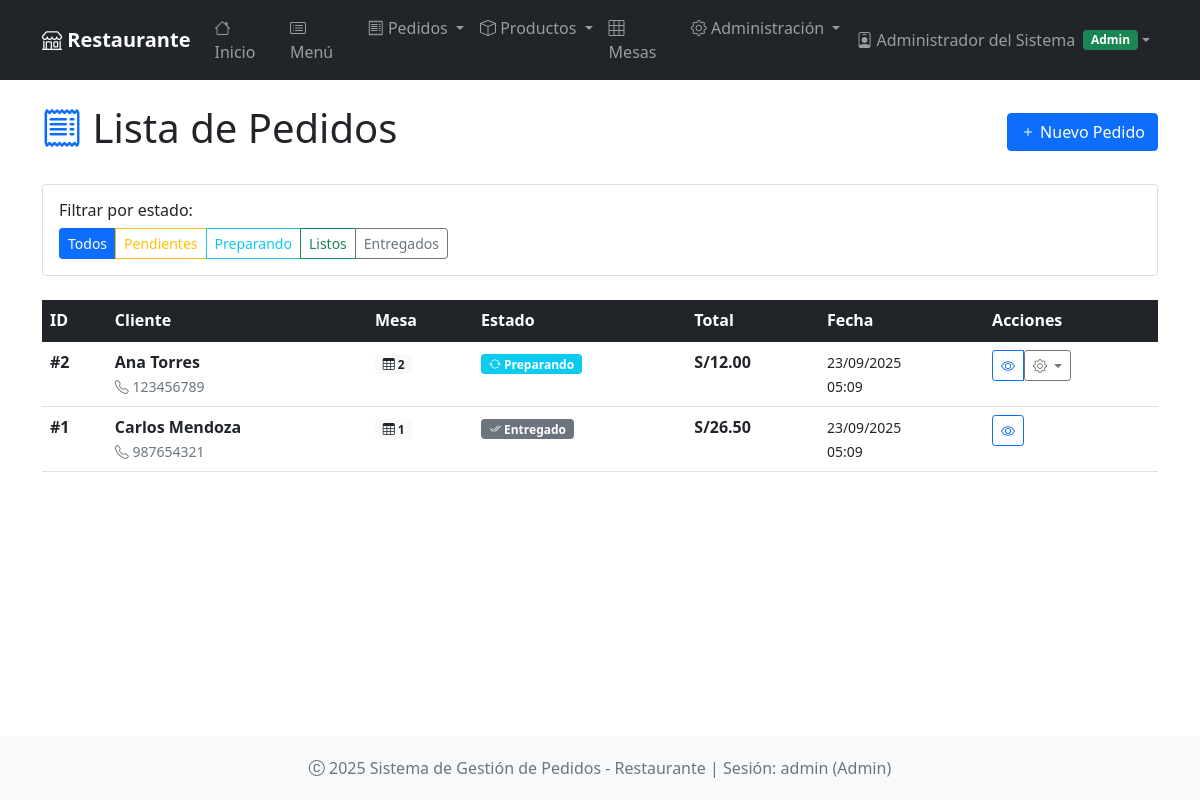
The page /pedidos/ (signed in) on the database as committed earlier.
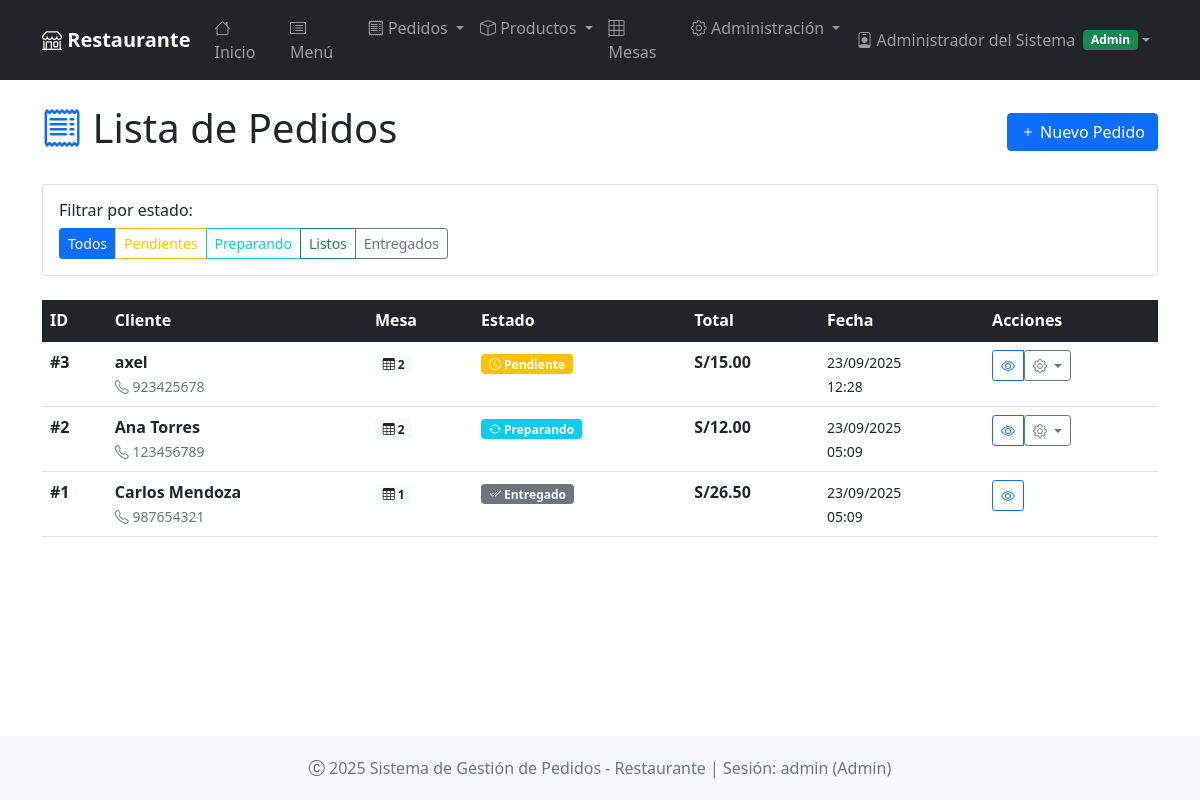
The same page on the database as committed later.
### app.py (models this page shows, shortened)
class Usuario(UserMixin, db.Model):
    __tablename__ = 'usuarios'
    id = db.Column(db.Integer, primary_key=True)
    username = db.Column(db.String(80), unique=True, nullable=False)
    email = db.Column(db.String(120), unique=True, nullable=False)
    password_hash = db.Column(db.String(120), nullable=False)
    nombre_completo = db.Column(db.String(100), nullable=False)
    rol = db.Column(db.String(20), nullable=False, default='mesero')  # admin, mesero, cocinero
    activo = db.Column(db.Boolean, default=True)
    fecha_creacion = db.Column(db.DateTime, default=lambda: datetime.now(timezone.utc))
    ultimo_acceso = db.Column(db.DateTime)

class Pedido(db.Model):
    __tablename__ = 'pedidos'
    id = db.Column(db.Integer, primary_key=True)
    cliente_nombre = db.Column(db.String(100), nullable=False)
    cliente_telefono = db.Column(db.String(20))
    mesa_id = db.Column(db.Integer, db.ForeignKey('mesas.id'))  # Relación con Mesa
    mesa_numero = db.Column(db.String(10))  # Mantener compatibilidad
    estado = db.Column(db.String(20), default='pendiente')
    total = db.Column(db.Float, default=0.0)
    fecha = db.Column(db.DateTime, default=lambda: datetime.now(timezone.utc))
    observaciones = db.Column(db.Text)
    usuario_id = db.Column(db.Integer, db.ForeignKey('usuarios.id'))  # Quien tomó el pedido
    cocinero_id = db.Column(db.Integer, db.ForeignKey('usuarios.id'))  # Quien lo preparó
    detalles = db.relationship('DetallePedido', backref='pedido', lazy=True, cascade='all, delete-orphan')
    usuario = db.relationship('Usuario', foreign_keys=[usuario_id], backref='pedidos_tomados')
    cocinero = db.relationship('Usuario', foreign_keys=[cocinero_id], backref='pedidos_preparados')
    @property
    def mesa(self):
        return self.mesa_numero or (self.mesa_info.numero if self.mesa_info else None)

### app.py (the view)
@app.route('/pedidos/')
@login_required
def lista_pedidos():
    page = request.args.get('page', 1, type=int)
    estado = request.args.get('estado', 'todos')
    if estado == 'todos':
        pedidos = Pedido.query.order_by(Pedido.fecha.desc()).paginate(
            page=page, per_page=10, error_out=False)
    else:
        pedidos = Pedido.query.filter_by(estado=estado).order_by(
            Pedido.fecha.desc()).paginate(page=page, per_page=10, error_out=False)
    return render_template('pedidos/lista.html', pedidos=pedidos, estado_filtro=estado)

### app.py (called while the page is built)
@login_manager.user_loader
def load_user(user_id):
    return db.session.get(Usuario, int(user_id))

### app/templates/pedidos/lista.html (shortened to what this page needs)
{% extends "base.html" %}
{% block content %}
<div class="row">
    <div class="col-12">
        <div class="d-flex justify-content-between align-items-center mb-4">
            <h1 class="display-6">
                <i class="bi bi-receipt text-primary"></i> Lista de Pedidos
            </h1>
            <a href="{{ url_for('nuevo_pedido') }}" class="btn btn-primary">
                <i class="bi bi-plus"></i> Nuevo Pedido
            </a>
        </div>
    </div>
</div>
<div class="row mb-4">
    <div class="col-12">
        <div class="card">
            <div class="card-body">
                <h6 class="card-title">Filtrar por estado:</h6>
                <div class="btn-group" role="group">
                    <a href="{{ url_for('lista_pedidos') }}"
                       class="btn btn-sm {{ 'btn-primary' if estado_filtro == 'todos' else 'btn-outline-primary' }}">
                        Todos
                    </a>
                    <a href="{{ url_for('lista_pedidos', estado='pendiente') }}"
                       class="btn btn-sm {{ 'btn-warning' if estado_filtro == 'pendiente' else 'btn-outline-warning' }}">
                        Pendientes
                    </a>
                    <a href="{{ url_for('lista_pedidos', estado='preparando') }}"
                       class="btn btn-sm {{ 'btn-info' if estado_filtro == 'preparando' else 'btn-outline-info' }}">
                        Preparando
                    </a>
                    <a href="{{ url_for('lista_pedidos', estado='listo') }}"
                       class="btn btn-sm {{ 'btn-success' if estado_filtro == 'listo' else 'btn-outline-success' }}">
                        Listos
                    </a>
                    <a href="{{ url_for('lista_pedidos', estado='entregado') }}"
                       class="btn btn-sm {{ 'btn-secondary' if estado_filtro == 'entregado' else 'btn-outline-secondary' }}">
                        Entregados
                    </a>
                </div>
            </div>
        </div>
    </div>
</div>
{% if pedidos.items %}
<div class="row">
    <div class="col-12">
        <div class="table-responsive">
            <table class="table table-hover">
                <thead class="table-dark">
                    <tr>
                        <th>ID</th>
                        <th>Cliente</th>
                        <th>Mesa</th>
                        <th>Estado</th>
                        <th>Total</th>
                        <th>Fecha</th>
                        <th>Acciones</th>
                    </tr>
                </thead>
                <tbody>
                    {% for pedido in pedidos.items %}
                    <tr>
                        <td><strong>#{{ pedido.id }}</strong></td>
                        <td>
                            <div>
                                <strong>{{ pedido.cliente_nombre }}</strong>
                                {% if pedido.cliente_telefono %}
                                    <br><small class="text-muted">
                                        <i class="bi bi-telephone"></i> {{ pedido.cliente_telefono }}
                                    </small>
                                {% endif %}
                            </div>
                        </td>
                        <td>
                            {% if pedido.mesa %}
                                <span class="badge bg-light text-dark">
                                    <i class="bi bi-table"></i> {{ pedido.mesa }}
                                </span>
                            {% else %}
                                <span class="text-muted">-</span>
                            {% endif %}
                        </td>
                        <td>
                            {% if pedido.estado == 'pendiente' %}
                                <span class="badge bg-warning">
                                    <i class="bi bi-clock"></i> Pendiente
                                </span>
                            {% elif pedido.estado == 'preparando' %}
                                <span class="badge bg-info">
                                    <i class="bi bi-arrow-repeat"></i> Preparando
                                </span>
                            {% elif pedido.estado == 'listo' %}
                                <span class="badge bg-success">
                                    <i class="bi bi-check-circle"></i> Listo
                                </span>
                            {% elif pedido.estado == 'entregado' %}
                                <span class="badge bg-secondary">
                                    <i class="bi bi-check2-all"></i> Entregado
                                </span>
                            {% else %}
                                <span class="badge bg-danger">
                                    <i class="bi bi-x-circle"></i> Cancelado
                                </span>
                            {% endif %}
                        </td>
                        <td><strong>S/{{ "{:,.2f}".format(pedido.total) }}</strong></td>
                        <td>
                            <small>
                                {{ pedido.fecha.strftime('%d/%m/%Y') }}<br>
                                {{ pedido.fecha.strftime('%H:%M') }}
                            </small>
                        </td>
                        <td>
                            <div class="btn-group" role="group">
                                <a href="{{ url_for('ver_pedido', id=pedido.id) }}"
                                   class="btn btn-sm btn-outline-primary" title="Ver detalles">
                                    <i class="bi bi-eye"></i>
                                </a>
                                {% if pedido.estado not in ['entregado', 'cancelado'] %}
                                <div class="dropdown">
                                    <button class="btn btn-sm btn-outline-secondary dropdown-toggle"
                                            type="button" data-bs-toggle="dropdown" title="Cambiar estado">
                                        <i class="bi bi-gear"></i>
                                    </button>
                                </div>
                                {% endif %}
                            </div>
                        </td>
                    </tr>
                    {% endfor %}
                </tbody>
            </table>
        </div>
    </div>
</div>
{% endif %}
{% endblock %}

### app/templates/base.html (shortened to what this page needs)
<!DOCTYPE html>
<html lang="es">
<head>
    <link href="https://cdn.jsdelivr.net/npm/bootstrap@5.1.3/dist/css/bootstrap.min.css" rel="stylesheet">
    <link href="https://cdn.jsdelivr.net/npm/bootstrap-icons@1.8.1/font/bootstrap-icons.css" rel="stylesheet">
</head>
<body class="d-flex flex-column min-vh-100">
    <nav class="navbar navbar-expand-lg navbar-dark bg-dark">
        <div class="container">
            <a class="navbar-brand" href="{{ url_for('index') }}">
                <i class="bi bi-shop"></i> Restaurante
            </a>
            <div class="collapse navbar-collapse" id="navbarNav">
                {% if current_user.is_authenticated %}
                <ul class="navbar-nav me-auto">
                    <li class="nav-item">
                        <a class="nav-link" href="{{ url_for('index') }}">
                            <i class="bi bi-house"></i> Inicio
                        </a>
                    </li>
                    <li class="nav-item">
                        <a class="nav-link" href="{{ url_for('menu') }}">
                            <i class="bi bi-card-list"></i> Menú
                        </a>
                    </li>
                    <li class="nav-item dropdown">
                        <a class="nav-link dropdown-toggle" href="#" role="button" data-bs-toggle="dropdown">
                            <i class="bi bi-receipt"></i> Pedidos
                        </a>
                    </li>
                    <li class="nav-item dropdown">
                        <a class="nav-link dropdown-toggle" href="#" role="button" data-bs-toggle="dropdown">
                            <i class="bi bi-box"></i> Productos
                        </a>
                    </li>
                    <li class="nav-item">
                        <a class="nav-link" href="{{ url_for('mesas') }}">
                            <i class="bi bi-grid-3x3"></i> Mesas
                        </a>
                    </li>
                    {% if current_user.rol == 'admin' %}
                    <li class="nav-item dropdown">
                        <a class="nav-link dropdown-toggle" href="#" role="button" data-bs-toggle="dropdown">
                            <i class="bi bi-gear"></i> Administración
                        </a>
                    </li>
                    {% endif %}
                </ul>
                <ul class="navbar-nav">
                    <li class="nav-item dropdown">
                        <a class="nav-link dropdown-toggle d-flex align-items-center" href="#" role="button" data-bs-toggle="dropdown">
                            {% if current_user.rol == 'admin' %}
                                <i class="bi bi-person-badge me-1"></i>
                            {% elif current_user.rol == 'mesero' %}
                                <i class="bi bi-person-circle me-1"></i>
                            {% elif current_user.rol == 'cocinero' %}
                                <i class="bi bi-chef-hat me-1"></i>
                            {% endif %}
                            {{ current_user.nombre_completo }}
                            <span class="badge bg-{{ 'success' if current_user.rol == 'admin' else 'info' if current_user.rol == 'mesero' else 'warning' }} ms-2">
                                {{ current_user.rol.title() }}
                            </span>
                        </a>
                    </li>
                </ul>
                {% endif %}
            </div>
        </div>
    </nav>
    <main class="container my-4 flex-grow-1">
        {% block content %}{% endblock %}
    </main>
    <footer class="footer bg-light">
        <div class="container text-center">
            <span class="text-muted">
                <i class="bi bi-c-circle"></i> 2025 Sistema de Gestión de Pedidos - Restaurante
                {% if current_user.is_authenticated %}
                    | Sesión: {{ current_user.username }} ({{ current_user.rol.title() }})
                {% endif %}
            </span>
        </div>
    </footer>
</body>
</html>

### app/templates/base.html (style rules this page uses)
.navbar-brand { font-weight: bold; }
.footer { margin-top: auto; padding: 20px 0; background-color: #f8f9fa; }
.min-vh-100 { min-height: 100vh; }

Rows that differ between the two databases and show on the page:
added Pedido: id "3", cliente_nombre "axel", cliente_telefono "923425678", mesa "2", estado "pendiente" (drawn), total "15.00", fecha "23/09/2025", fecha "12:28"
